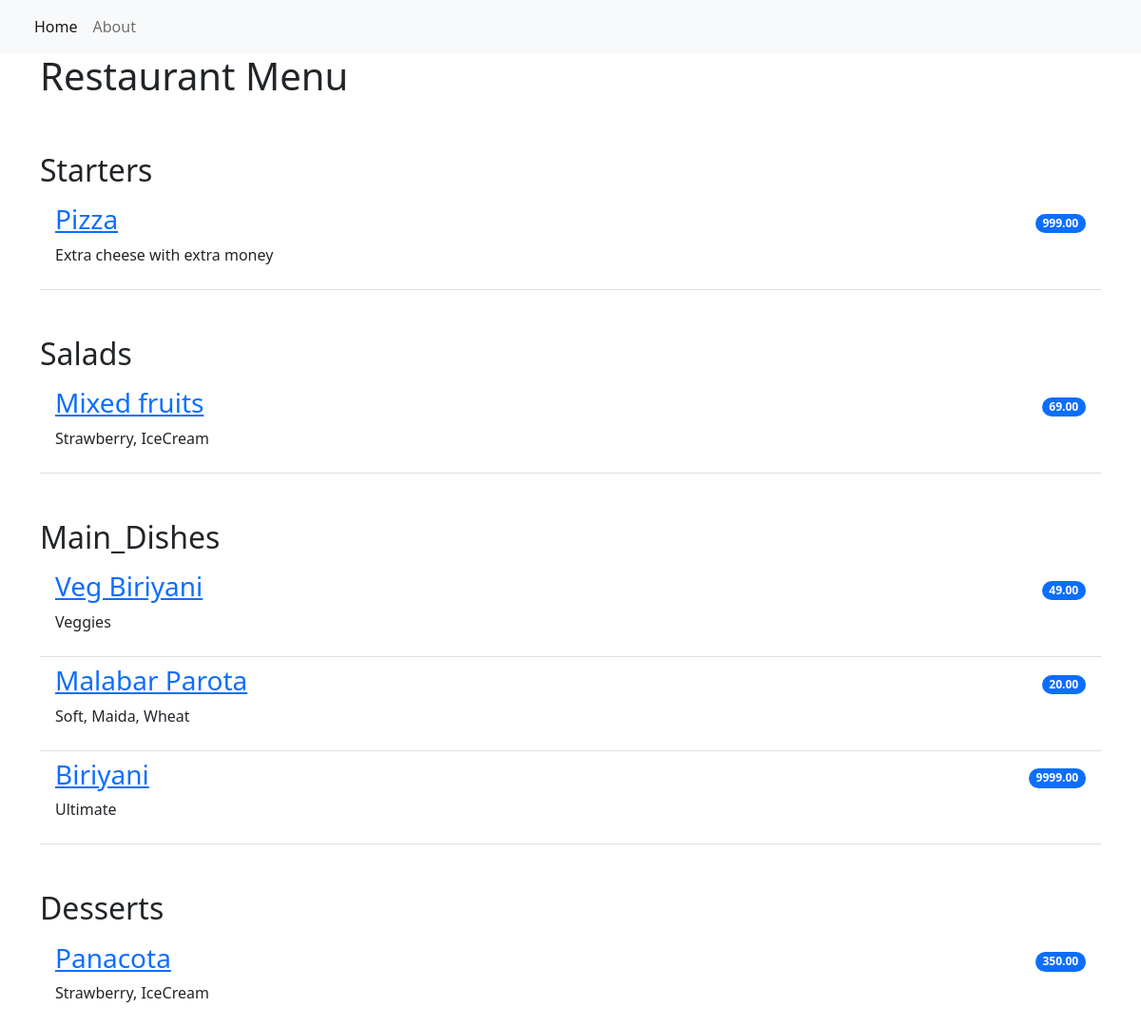
The page / on the database its author committed.
### Restaurent_Menu/models.py (models this page shows, shortened)
class Item(models.Model):
    meal = models.CharField(max_length=100, unique=True)
    description = models.CharField(max_length=2000)
    price = models.DecimalField(max_digits=10, decimal_places=2)
    meal_type = models.CharField(max_length=200, choices=MEAL_TYPE)
    author = models.ForeignKey(User, on_delete=models.PROTECT)
    status = models.IntegerField(choices=STATUS,default=1)
    date_created = models.DateTimeField(auto_now_add=True)
    date_updated = models.DateTimeField(auto_now=True)

### Restaurent_Menu/views.py (the view)
# urls.py: path('', views.MenuList.as_view(), name='home'),  # Home is having empty string,,, as_view() is not used in func based view
class MenuList(generic.ListView):
    queryset = Item.objects.order_by("-date_created")
    template_name = "index.html"
    def get_context_data(self, **kwargs):
        context = super().get_context_data(**kwargs)
        context["meals"] = MEAL_TYPE
        return context

### Restaurent_Menu/templates/index.html
{% extends 'base.html' %}
{% block content %}
<div class="container">
  <h1>Restaurant Menu</h1>
    <ul class="list-group list-group-flush">
        {% for meal in meals %}
            <h2 class="pt-5">{{ meal.1 }}</h2>
                {% for row in item_list %}
                    {% if row.meal_type == meal.0 %}
                        {% if row.status == 0 %}
                        <li class="list-group-item d-flex justify-content-between align-items-center border-0 pb-0">
                            <a href="{% url 'menu_item' row.pk %}"><h3><del>{{ row.meal }}</del></h3></a>
                            <span class="badge bg-primary rounded-pill">{{ row.price }}</span>
                        </li>
                        <li class="list-group-item pt-0">
                            <p>{{ row.description }}</p>
                        </li>
                        {% else %}
                        <li class="list-group-item d-flex justify-content-between align-items-center border-0 pb-0">
                            <a href="{% url 'menu_item' row.pk %}"><h3>{{ row.meal }}</h3></a>
                            <span class="badge bg-primary rounded-pill">{{ row.price }}</span>
                        </li>
                        <li class="list-group-item pt-0">
                            <p>{{ row.description }}</p>
                        </li>
                        {% endif %}
                    {% endif %}
                {% endfor %}
        {% endfor %}
    </ul>
</div>
{% endblock content %}

### rows shown on the page
Item: meal "Pizza", price "999.00", description "Extra cheese with extra money"
Item: meal "Mixed fruits", price "69.00", description "Strawberry, IceCream"
Item: meal "Veg Biriyani", price "49.00", description "Veggies"
Item: meal "Malabar Parota", price "20.00", description "Soft, Maida, Wheat"
Item: meal "Biriyani", price "9999.00", description "Ultimate"
Item: meal "Panacota", price "350.00", description "Strawberry, IceCream"

### other values the page prints
{{ meal.1 }} "Starters" "Salads" "Main_Dishes" "Desserts"
